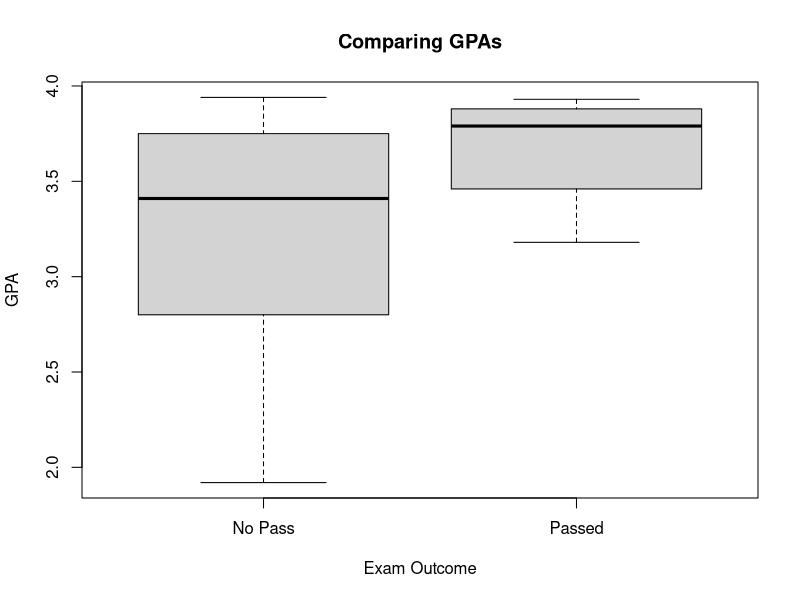
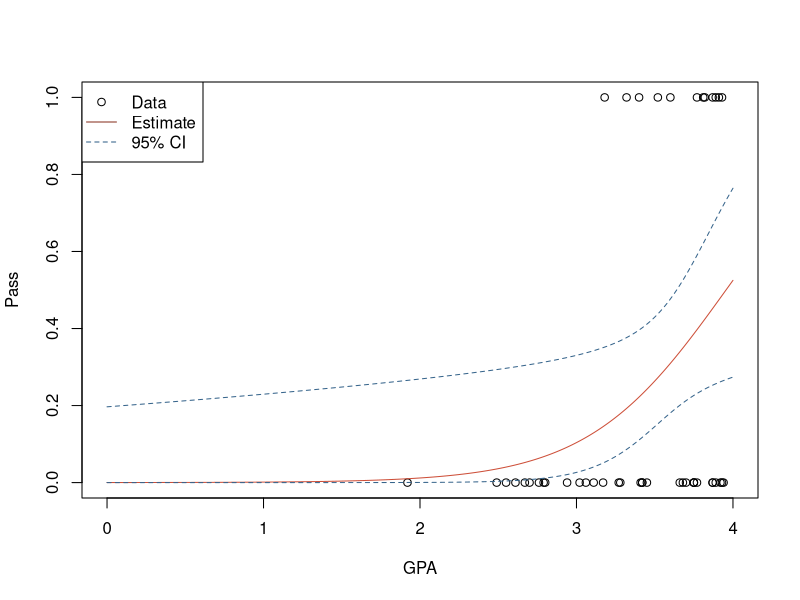

These charts were generated, in order, by the following R code:
xp <- read.csv(text="
Student,ExamP,GPA
2,No Pass,3.42
3,No Pass,3.93
4,No Pass,3.41
5,No Pass,3.75
6,Passed,3.18
7,No Pass,2.76
8,No Pass,3.68
9,No Pass,3.11
10,Passed,3.77
11,No Pass,3.06
12,No Pass,3.89
13,No Pass,3.28
14,Passed,3.82
15,No Pass,2.8
16,No Pass,3.45
17,No Pass,3.75
18,No Pass,3.7
19,No Pass,2.61
20,No Pass,3.17
21,Passed,3.93
22,No Pass,2.94
23,No Pass,2.49
24,No Pass,3.77
25,No Pass,2.7
26,Passed,3.4
27,No Pass,3.87
28,No Pass,2.55
29,Passed,3.81
30,No Pass,1.92
31,No Pass,2.79
32,No Pass,3.42
33,Passed,3.91
34,No Pass,3.94
35,Passed,3.6
36,Passed,3.89
37,No Pass,3.66
38,No Pass,3.02
39,Passed,3.87
40,No Pass,3.92
41,No Pass,3.27
42,Passed,3.32
43,Passed,3.52
44,No Pass,3.75
45,No Pass,3.87
46,No Pass,2.67
")

tail(xp)
below.3.5 <- subset(xp,xp$GPA<3.5)
above.3.5 <- subset(xp,xp$GPA>=3.5)

tt <-c(mean(below.3.5$ExamP=="Passed"),
mean(above.3.5$ExamP=="Passed"))
names(tt) <- c("Below 3.5 GPA passing","Above 3.5 GPA")
tt
boxplot(GPA~ExamP,data=xp,main="Comparing GPAs",xlab="Exam Outcome",ylab="GPA")

#Conditional Probability
# Exaplanatory variable: GPA
#Response: Exam P (Pass or fail) Two categories(binary). 
# Did student pass examp? yes or no. Y=0 or 1

#response variable
xp$Pass <- ifelse(xp$ExamP=="Passed",1,0)

#in our model gpa will be on the x axis while probability of passing
#will be on the y axis. There are constraints (prob can't be above 1 or below 0)
# curve will be s-shaped/sigmoidal (kind of like a cdf.)
# We don't have dots that'll follow the line here, they are either 1 or 0.

###Logistic Regression####
# model: log(p(pass|gpa)/p(nopass|gpa))= Bo + B1GPA (no "E" or "normality") 
#because we're modeling conditional prob not data
# Note: Instead of modeling PROBABILITY, we model log(ODDS)
log(1)
#odds is prob/complement
#Probability    Odds    log(Odds)
# .5/(.5)         1       0
# .95(/.05)       19      log(19)=2.944
# .2              .25     log(.25) = -1.39

# The model for logodds can go negative and positive with the middle being 0
# Y ~ Bernoulli. Not modelling Y, we model the probability.
# Note: you can show p(pass|gpa) = 1/(1+exp(-(Bo+B1GPA)) p(nopass|gpa)= exp(-(Bo+B1GPA))/(1+exp(-(Bo+B1GPA)))

#Model
#log(P(pass|gpa)/P(notpass|gpa))= beta0 + beta1 GPA  . . .  this is "logistic pass"

out.xp <- glm(Pass~GPA,data=xp, family="binomial") #genralized. in sas it's called proc genmod
summary(out.xp) #d
# For a one unit increase in GPA we estimate the log odds of passing increase by 2.246. Or just say "it's positive"
# For a one unit increase in GPA (for example, moving from 2.5 to 3.5) we estimate the odds of passing
# increase 9.54 times. (exp(2.256)) times because it used to be log but now we multiply

# Does GPA have a statistically significant effect on passing?

#Ho: B1=0. z-test(summary) or LRT Chi^2(anova of reduced+ish) or 95% CI on B1
# z-test. We reject Ho:B1=0 in favor of Ha: B!=0 at å=0.05/OR GPA has a statistically significant effect on odds 
#of passing Exam P.(pvalue=0.0329)

#LRT or X^2 test of Ho:beta1=0
reduced.examp <-  glm(Pass~ +1,data=xp, family="binomial") #+1 is y intercept
anova(reduced.examp,out.xp,test="Chisq") # the only thing that changed in our conclusion was the p-value.
# The p-value was smaller so we should use that one. 
#95% CI on beta1 (logodds)
confint(out.xp)
#95% Confidence interval on odds exp(beta1)
exp(confint(out.xp))[-1,] # this interval needs to be compared to 1 for statistical significance. (odds of 1)

#Predict probability of passing for students with GPA= 3.25 & 3.85
predict(out.xp, newdata = data.frame(GPA=c(3.25,3.85)),type="response") # we want probability so use response here

#graphic to show relationship between GPA and passing
# data
plot(Pass~GPA,data=xp,xlim=c(0,4))
# predicted probability
xstar <- seq(0,4,length.out = 1001)
phat <- predict(out.xp,newdata=data.frame(GPA=xstar),type="response")
lines(xstar,phat,col="tomato3")
# confidence bounds 95% on probabilities
logit.hat <- predict(out.xp,newdata=data.frame(GPA=xstar),type="link",se.fit=TRUE)
loogit.l <- logit.hat$fit-1.96*logit.hat$se.fit
loogit.u <- logit.hat$fit+1.96*logit.hat$se.fit
phat.l <- 1/(1+exp(-loogit.l))
phat.u <- 1/(1+exp(-loogit.u))
lines(xstar,phat.l,lty=2,col="steelblue4")
lines(xstar,phat.u,lty=2,col="steelblue4")
legend("topleft",legend=c("Data","Estimate","95% CI"),col=c("black","Tomato4","steelblue4"),pch=c(1,NA,NA),lty=c(NA,1,2))

#don't worry about the last two parts.

# Research and analysis, etc.
  # The data matches the research task and analysis perfectly. We were able to estimate the effect
# of GPA on the probability of passing exam P.

#weakness: Due to the amount of data provided, the interval for our prediction is very wide, and does not
# include any information about potential students in the lower end of GPA. Thus the prediction in that area
# is most likely flawed. 

#Challenge:
#Using data  on the Titanic from http://biostat.mc.vanderbilt.edu/wiki/pub/Main/DataSets/titanic3.xls
# s investigate the effect of age on whether or not passengers survived the accident.
